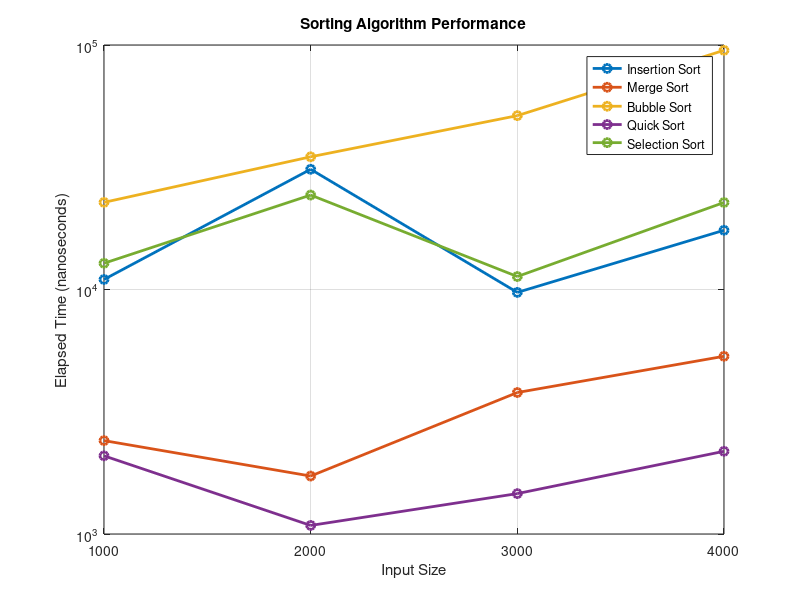

Here is the MATLAB script that generated this plot:
% Data for sorting algorithms
sizes = [1000, 2000, 3000, 4000];

% Elapsed times for each algorithm at different sizes
insertion_sort = [10991, 31025, 9730, 17471];
merge_sort = [2410, 1726, 3790, 5332];
bubble_sort = [22718, 34893, 51413, 95118];
quick_sort = [2088, 1084, 1463, 2179];
selection_sort = [12803, 24339, 11299, 22692];

% Plotting the data
figure;
plot(sizes, insertion_sort, '-o', 'LineWidth', 2, 'DisplayName', 'Insertion Sort');
hold on;
plot(sizes, merge_sort, '-o', 'LineWidth', 2, 'DisplayName', 'Merge Sort');
plot(sizes, bubble_sort, '-o', 'LineWidth', 2, 'DisplayName', 'Bubble Sort');
plot(sizes, quick_sort, '-o', 'LineWidth', 2, 'DisplayName', 'Quick Sort');
plot(sizes, selection_sort, '-o', 'LineWidth', 2, 'DisplayName', 'Selection Sort');

% Adding labels and title
xlabel('Input Size');
ylabel('Elapsed Time (nanoseconds)');
title('Sorting Algorithm Performance');
legend('show');

% Display the grid
grid on;

% Customize the appearance (optional)
set(gca, 'xtick', sizes);
set(gca, 'yscale', 'log'); % Use a logarithmic scale for better visibility

% Save the plot as an image (optional)
% print('sorting_performance_plot', '-dpng', '-r300');

hold off;
